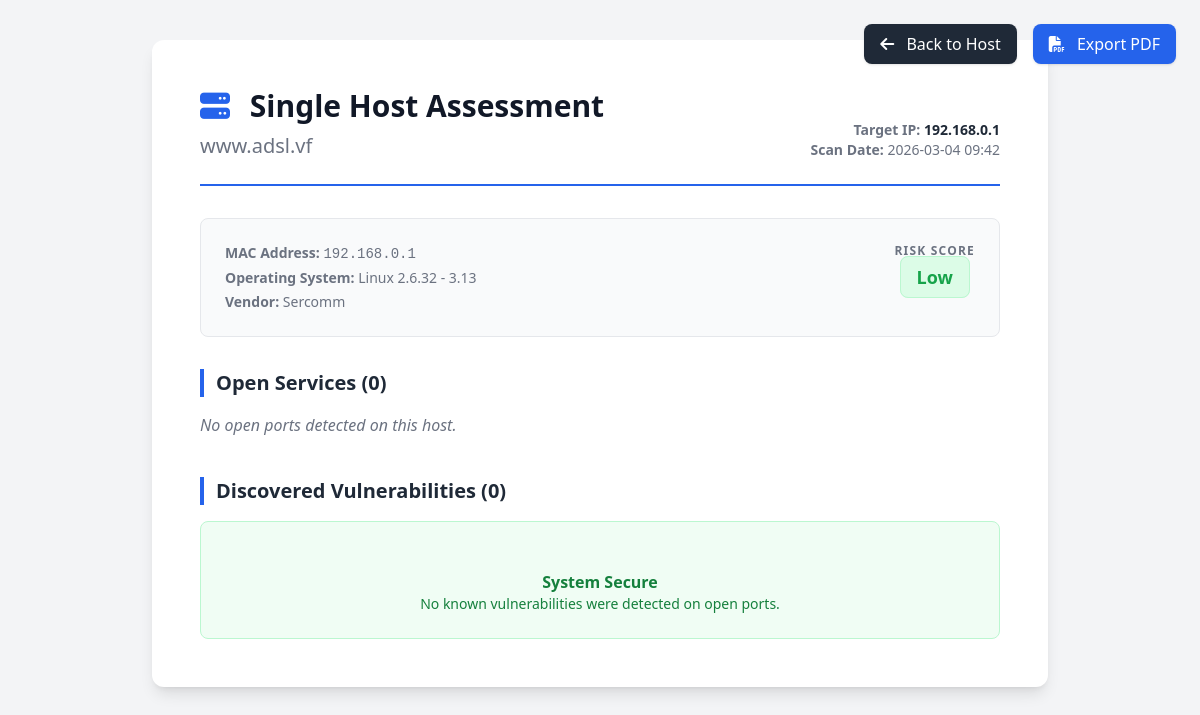
Screenshot of /report/192.168.0.1?scan_id=7 with the database file from the repository.
### app/models.py (models this page shows)
class Host(Base):
    __tablename__ = "hosts"
    mac_address = Column(String, primary_key=True, index=True)
    hostname = Column(String)
    first_seen = Column(DateTime, default=datetime.datetime.utcnow)
    os_name = Column(String, nullable=True, default="Unknown")
    vendor = Column(String, nullable=True, default="Unknown")
    results = relationship("ScanResult", back_populates="host")

### app/main.py (the view)
@app.get("/report/{ip}", response_class=HTMLResponse)
async def generate_single_report(ip: str, request: Request, scan_id: int = None, db: Session = Depends(get_db)):
    if scan_id:
        scan_result = db.query(models.ScanResult).filter(models.ScanResult.ip_address == ip, models.ScanResult.scan_id == scan_id).first()
    else:
        scan_result = db.query(models.ScanResult).filter(models.ScanResult.ip_address == ip).order_by(models.ScanResult.id.desc()).first()
    if not scan_result:
        return HTMLResponse(content="<h1>Host no encontrado para generar informe.</h1>", status_code=404)
    open_ports = [p for p in scan_result.ports if p.port_number != 0 and p.state != 'filtered']
    all_vulns = []
    for port in open_ports:
        all_vulns.extend(port.vulnerabilities)
    high_count = sum(1 for v in all_vulns if v.severity == "High")
    med_count = sum(1 for v in all_vulns if v.severity == "Medium")
    low_count = sum(1 for v in all_vulns if v.severity == "Low")
    risk_score = "Low"
    if high_count > 0: risk_score = "High"
    elif med_count > 0: risk_score = "Medium"
    elif len(open_ports) > 5: risk_score = "Medium"
    return templates.TemplateResponse("single_report.html", {
        "request": request,
        "ip": ip,
        "host": scan_result.host,
        "scan_result": scan_result,
        "ports": open_ports,
        "vulns": all_vulns,
        "risk_score": risk_score,
        "high_count": high_count,
        "med_count": med_count,
        "low_count": low_count,
        "date": scan_result.scan.timestamp.strftime('%Y-%m-%d %H:%M') if scan_result.scan else "N/A"
    })

### templates/single_report.html (shortened to what this page needs)
<!DOCTYPE html>
<html lang="en">
<head>
    <script src="https://cdn.tailwindcss.com"></script>
    <link rel="stylesheet" href="https://cdnjs.cloudflare.com/ajax/libs/font-awesome/6.4.0/css/all.min.css">
</head>
<body class="font-sans pb-20">
    <div class="no-print fixed top-6 right-6 flex space-x-4 z-50">
        <a href="/host/{{ ip }}"
            class="px-4 py-2 bg-gray-800 text-white rounded-lg shadow hover:bg-gray-700 transition"><i
                class="fa-solid fa-arrow-left mr-2"></i> Back to Host</a>
        <button onclick="window.print()"
            class="px-4 py-2 bg-blue-600 text-white rounded-lg shadow hover:bg-blue-500 transition"><i
                class="fa-solid fa-file-pdf mr-2"></i> Export PDF</button>
    </div>
    <div class="max-w-4xl mx-auto bg-white p-12 mt-10 shadow-lg rounded-xl">
        <div class="border-b-2 border-blue-600 pb-6 mb-8 flex justify-between items-end">
            <div>
                <h1 class="text-3xl font-black text-gray-900 mb-2"><i class="fa-solid fa-server text-blue-600 mr-3"></i>
                    Single Host Assessment</h1>
                <h2 class="text-xl text-gray-500 font-light">{{ host.hostname if host and host.hostname != 'Desconocido'
                    else 'Unknown Hostname' }}</h2>
            </div>
            <div class="text-right text-sm text-gray-500">
                <p><strong>Target IP:</strong> <span class="text-gray-800 font-bold">{{ ip }}</span></p>
                <p><strong>Scan Date:</strong> {{ date }}</p>
            </div>
        </div>
        <div class="flex justify-between items-start mb-8 bg-gray-50 p-6 rounded-lg border border-gray-200">
            <div>
                <p class="text-sm text-gray-500 mb-1"><strong>MAC Address:</strong> <span class="font-mono">{{
                        host.mac_address.replace('MAC-', '') if host else 'Unknown' }}</span></p>
                <p class="text-sm text-gray-500 mb-1"><strong>Operating System:</strong> {{ host.os_name if host and
                    host.os_name != 'Unknown' else 'Not detected' }}</p>
                <p class="text-sm text-gray-500"><strong>Vendor:</strong> {{ host.vendor if host and host.vendor !=
                    'Unknown' else 'Not detected' }}</p>
            </div>
            <div class="text-center">
                <p class="text-xs font-bold text-gray-500 uppercase tracking-widest mb-1">Risk Score</p>
                <span
                    class="px-4 py-2 rounded-lg text-lg font-black border {{ 'bg-red-100 text-red-600 border-red-200' if risk_score == 'High' else 'bg-orange-100 text-orange-600 border-orange-200' if risk_score == 'Medium' else 'bg-green-100 text-green-600 border-green-200' }}">
                    {{ risk_score }}
                </span>
            </div>
        </div>
        <h3 class="text-xl font-bold mb-4 text-gray-800 border-l-4 border-blue-600 pl-3">Open Services ({{ ports|length
            }})</h3>
        {% if ports|length > 0 %}
        <table class="w-full text-left text-sm border-collapse mb-10">
            <thead>
                <tr class="bg-gray-100 text-gray-600">
                    <th class="border border-gray-300 px-4 py-2">Port/Proto</th>
                    <th class="border border-gray-300 px-4 py-2">Service</th>
                    <th class="border border-gray-300 px-4 py-2">Version</th>
                </tr>
            </thead>
            <tbody>
                {% for port in ports %}
                <tr>
                    <td class="border border-gray-300 px-4 py-2 font-mono">{{ port.port_number }}/{{ port.protocol }}
                    </td>
                    <td class="border border-gray-300 px-4 py-2 uppercase">{{ port.service_name }}</td>
                    <td class="border border-gray-300 px-4 py-2 text-gray-600">{{ port.version_info }}</td>
                </tr>
                {% endfor %}
            </tbody>
        </table>
        {% else %}
        <p class="text-gray-500 italic mb-10">No open ports detected on this host.</p>
        {% endif %}
        <h3 class="text-xl font-bold mb-4 text-gray-800 border-l-4 border-blue-600 pl-3">Discovered Vulnerabilities ({{
            vulns|length }})</h3>
        {% if vulns|length > 0 %}
        <div class="flex space-x-2 text-xs font-bold mb-6">
            <span class="text-red-600 bg-red-100 px-2 py-1 rounded">{{ high_count }} High</span>
            <span class="text-orange-600 bg-orange-100 px-2 py-1 rounded">{{ med_count }} Medium</span>
            <span class="text-yellow-600 bg-yellow-100 px-2 py-1 rounded">{{ low_count }} Low</span>
        </div>
        <div class="space-y-6">
            {% for vuln in vulns %}
            <div
                class="avoid-break border-l-4 {{ 'border-red-500 bg-red-50' if vuln.severity == 'High' else 'border-orange-500 bg-orange-50' if vuln.severity == 'Medium' else 'border-yellow-500 bg-yellow-50' }} p-5 rounded-r-lg border border-gray-200">
                <div class="flex justify-between items-center mb-2">
                    <span class="font-bold text-gray-800 text-lg">{{ vuln.cve_id }}</span>
                    <span
                        class="text-sm font-bold {{ 'text-red-600' if vuln.severity == 'High' else 'text-orange-600' if vuln.severity == 'Medium' else 'text-yellow-600' }}">CVSS:
                        {{ vuln.cvss_score }} ({{ vuln.severity }})</span>
                </div>
                <p class="text-sm text-gray-800 mb-3"><strong>Affected Service:</strong> Port {{ vuln.port.port_number
                    }} ({{ vuln.port.service_name|upper }})</p>
                <p class="text-sm text-gray-700 text-justify">{{ vuln.description }}</p>
                <div class="mt-3 text-xs text-blue-600">
                    <a href="https://nvd.nist.gov/vuln/detail/{{ vuln.cve_id }}" target="_blank"
                        class="hover:underline no-print">View in NVD Database &rarr;</a>
                </div>
            </div>
            {% endfor %}
        </div>
        {% else %}
        <div class="bg-green-50 border border-green-200 p-6 rounded-lg text-center text-green-700">
            <p class="font-bold">System Secure</p>
            <p class="text-sm">No known vulnerabilities were detected on open ports.</p>
        </div>
        {% endif %}
    </div>
</body>
</html>

### templates/single_report.html (style rules this page uses)
body { background-color: #f3f4f6; color: #1f2937; }

### rows the page displays
Host: hostname "www.adsl.vf", os_name "Linux 2.6.32 - 3.13", vendor "Sercomm"

### other values shown
{{ ip }} "192.168.0.1"
{{ date }} "2026-03-04 09:42"
{{ host.mac_address.replace('MAC-', '') if host else 'Unknown' }} "192.168.0.1"
{{ risk_score }} "Low"
{{ ports|length }} "0"
{{ vulns|length }} "0"
